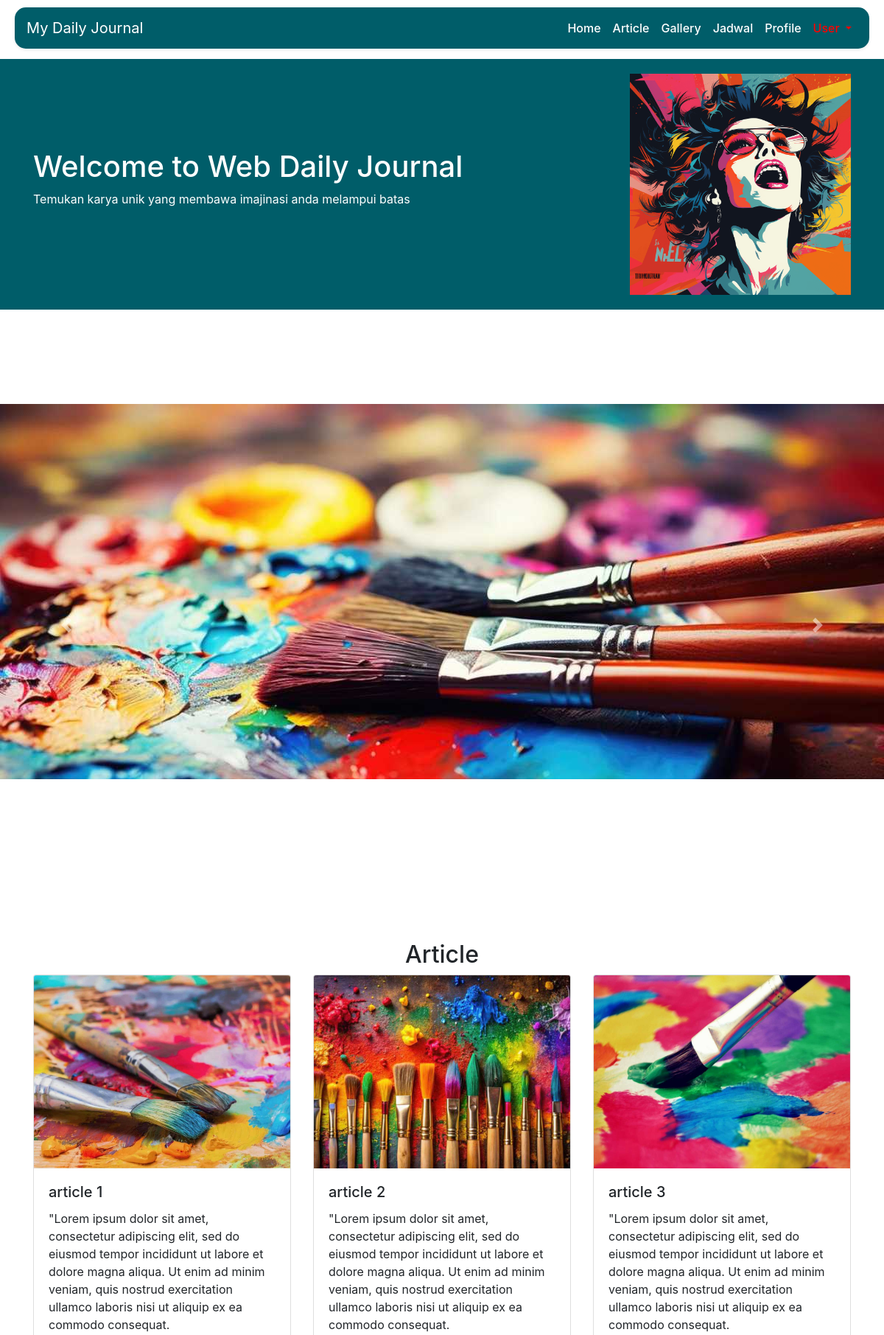
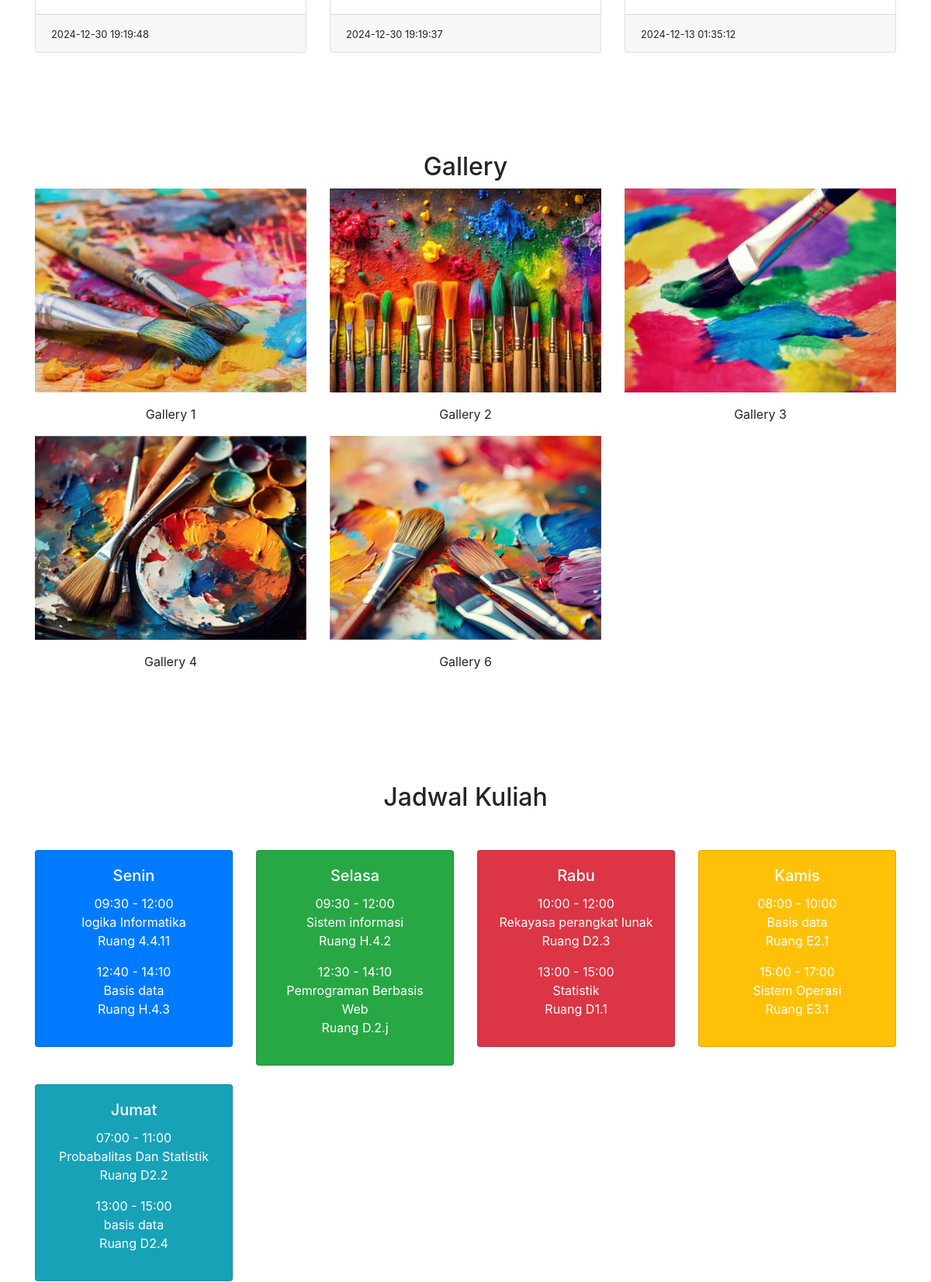
The page / (upper part) on the database its author committed (2 pictures, top to bottom).
### tables this page shows
CREATE TABLE `article` (
  `id` int(11) NOT NULL,
  `judul` text NOT NULL,
  `isi` text NOT NULL,
  `gambar` text NOT NULL,
  `tanggal` datetime NOT NULL,
  `username` varchar(50) NOT NULL
);

CREATE TABLE `gallery` (
  `id` int(11) NOT NULL,
  `title` varchar(255) NOT NULL,
  `image` varchar(255) NOT NULL,
  `created_at` timestamp NOT NULL DEFAULT current_timestamp()
);

### index.php (the view, shortened to what this page needs)
<?php
include "koneksi.php";
?>
<!DOCTYPE html>
<html lang="en">
<head>
  <link
    href="https://stackpath.bootstrapcdn.com/bootstrap/4.5.2/css/bootstrap.min.css"
    rel="stylesheet" />
</head>
<body>
   <nav
   class="navbar fixed-top navbar-expand-lg navbar-custom shadow-sm"
   style="border-radius: 15px; margin: 10px 20px 0 20px;">
    <a class="navbar-brand" href=".">My Daily Journal</a>
    <div class="collapse navbar-collapse justify-content-end" id="navbarNav">
      <ul class="navbar-nav">
        <li class="nav-item"><a class="nav-link" href="#home">Home</a></li>
        <li class="nav-item">
          <a class="nav-link" href="#article">Article</a>
        </li>
        <li class="nav-item">
          <a class="nav-link" href="#gallery">Gallery</a>
        </li>
        <li class="nav-item">
          <a class="nav-link" href="#jadwal">Jadwal</a>
        </li>
        <li class="nav-item">
          <a class="nav-link" href="#profile">Profile</a>
        </li>
        <li class="nav-item dropdown">
          <a
            class="nav-link dropdown-toggle"
            href="#"
            id="authDropdown"
            role="button"
            data-toggle="dropdown"
            aria-haspopup="true"
            aria-expanded="false"
            style="color: red;">
          </a>
        </li>
      </ul>
    </div>
  </nav>
  <section id="home" class="hero-section d-flex align-items-center">
    <div class="container d-flex justify-content-between">
      <div class="hero-text">
        <h1>Welcome to Web Daily Journal</h1>
        <p>Temukan karya unik yang membawa imajinasi anda melampui batas</p>
      </div>
      <img
        src="image/gambar1.png"
        width="300"
        height="300"
        alt="Hero Image" />
    </div>
  </section>
  <section id="carouselSection" class="my-5">
    <div
      id="carouselExampleIndicators"
      class="carousel slide"
      data-ride="carousel">
      <ol class="carousel-indicators">
        <li
          data-target="#carouselExampleIndicators"
          data-slide-to="0"
          class="active"></li>
        <li data-target="#carouselExampleIndicators" data-slide-to="1"></li>
        <li data-target="#carouselExampleIndicators" data-slide-to="2"></li>
      </ol>
      <div class="carousel-inner">
        <div class="carousel-item active">
          <img
            src="image/gambar2.jpg"
            width="1200"
            height="600"
            class="d-block w-100"
            alt="Slide 1" />
        </div>
      </div>
      <a
        class="carousel-control-prev"
        href="#carouselExampleIndicators"
        role="button"
        data-slide="prev">
        <span class="carousel-control-prev-icon" aria-hidden="true"></span>
      </a>
      <a
        class="carousel-control-next"
        href="#carouselExampleIndicators"
        role="button"
        data-slide="next">
        <span class="carousel-control-next-icon" aria-hidden="true"></span>
      </a>
    </div>
  </section>
  <section id="article" class="container my-5">
    <h2 class="text-center">Article</h2>
    <div class="row">
      <?php
      $sql = "SELECT * FROM article ORDER BY tanggal DESC";
      $hasil = $conn->query($sql);
      while ($row = $hasil->fetch_assoc()) {
      ?>
        <div class="col">
          <div class="card h-100">
            <img src="img/<?= $row["gambar"] ?>" class="card-img-top" alt="..." />
            <div class="card-body">
              <h5 class="card-title"><?= $row["judul"] ?></h5>
              <p class="card-text">
                <?= $row["isi"] ?>
              </p>
            </div>
            <div class="card-footer">
              <small class="text-body-secondary">
                <?= $row["tanggal"] ?>
              </small>
            </div>
          </div>
        </div>
      <?php
      }
      ?>
    </div>
  </section>
  <section id="gallery" class="container my-5">
    <h2 class="text-center">Gallery</h2>
    <div class="row">
      <?php
      include "koneksi.php";
      $query = "SELECT * FROM gallery";
      $result = mysqli_query($conn, $query);
      while ($row = mysqli_fetch_assoc($result)) : ?>
        <div class="col-md-4">
          <img
            src="image/<?= htmlspecialchars($row['image']) ?>"
            width="350"
            height="150"
            class="img-fluid mb-3"
            alt="<?= htmlspecialchars($row['title']) ?>" />
          <p class="text-center"><?= htmlspecialchars($row['title']) ?></p>
        </div>
      <?php endwhile; ?>
    </div>
  </section>
  <section id="jadwal" class="schedule-section container">
    <h2 class="text-center mb-5">Jadwal Kuliah</h2>
    <div class="row">
      <div class="col-md-3 mb-4">
        <div class="card schedule-card text-center bg-primary text-white">
          <div class="card-body">
            <h5 class="card-title">Senin</h5>
            <p>09:30 - 12:00<br />logika Informatika<br />Ruang 4.4.11</p>
            <p>12:40 - 14:10<br />Basis data<br />Ruang H.4.3</p>
          </div>
        </div>
      </div>
      <div class="col-md-3 mb-4">
        <div class="card schedule-card text-center bg-success text-white">
          <div class="card-body">
            <h5 class="card-title">Selasa</h5>
            <p>09:30 - 12:00<br />Sistem informasi<br />Ruang H.4.2</p>
            <p>
              12:30 - 14:10<br />Pemrograman Berbasis Web<br />Ruang D.2.j
            </p>
          </div>
        </div>
      </div>
      <div class="col-md-3 mb-4">
        <div class="card schedule-card text-center bg-danger text-white">
          <div class="card-body">
            <h5 class="card-title">Rabu</h5>
            <p>10:00 - 12:00<br />Rekayasa perangkat lunak<br />Ruang D2.3</p>
            <p>13:00 - 15:00<br />Statistik<br />Ruang D1.1</p>
          </div>
        </div>
      </div>
      <div class="col-md-3 mb-4">
        <div class="card schedule-card text-center bg-warning text-white">
          <div class="card-body">
            <h5 class="card-title">Kamis</h5>
            <p>08:00 - 10:00<br />Basis data<br />Ruang E2.1</p>
            <p>15:00 - 17:00<br />Sistem Operasi<br />Ruang E3.1</p>
          </div>
        </div>
      </div>
      <div class="col-md-3 mb-4">
        <div class="card schedule-card text-center bg-info text-white">
          <div class="card-body">
            <h5 class="card-title">Jumat</h5>
            <p>
              07:00 - 11:00<br />Probabalitas Dan Statistik<br />Ruang D2.2
            </p>
            <p>13:00 - 15:00<br />basis data<br />Ruang D2.4</p>
          </div>
        </div>
      </div>
    </div>
  </section>
  <br />
</body>
</html>

### index.php (style rules this page uses)
html { scroll-behavior: smooth; }
section { padding-top: 80px; }
.hero-text { max-width: 60%; color: white; }
#home { scroll-margin-top: 80px; }
.hero-section { padding-top: 20px; background-color: #005D69; padding-bottom: 20px; margin-top: 80px; display: flex; align-items: center; }
.hero-section .container { display: flex; justify-content: space-between; align-items: center; }
.hero-section img { margin-left: 20px; }
.navbar-custom .nav-link { font-weight: 500; }
.navbar-custom { background-color: #005D69; color: white; }
.navbar-custom .navbar-brand { color: white !important; }
.navbar-custom .nav-link { color: white; }

### rows shown on the page
article: gambar (picture), judul "article 1", isi "\"Lorem ipsum dolor sit amet, consectetur adipiscing elit, sed do eiusmod tempor incididunt ut labore et dolore magna aliqua. Ut enim ad minim veniam, quis nostrud exercitation ullamco laboris nisi ut aliquip ex ea commodo consequat.", tanggal "2024-12-30 19:19:48"
article: gambar (picture), judul "article 2", isi "\"Lorem ipsum dolor sit amet, consectetur adipiscing elit, sed do eiusmod tempor incididunt ut labore et dolore magna aliqua. Ut enim ad minim veniam, quis nostrud exercitation ullamco laboris nisi ut aliquip ex ea commodo consequat.", tanggal "2024-12-30 19:19:37"
article: gambar (picture), judul "article 3", isi "\"Lorem ipsum dolor sit amet, consectetur adipiscing elit, sed do eiusmod tempor incididunt ut labore et dolore magna aliqua. Ut enim ad minim veniam, quis nostrud exercitation ullamco laboris nisi ut aliquip ex ea commodo consequat.", tanggal "2024-12-13 01:35:12"
gallery: image (picture), title "Gallery 1"
gallery: image (picture), title "Gallery 2"
gallery: image (picture), title "Gallery 3"
gallery: image (picture), title "Gallery 4"
gallery: image (picture), title "Gallery 6"
